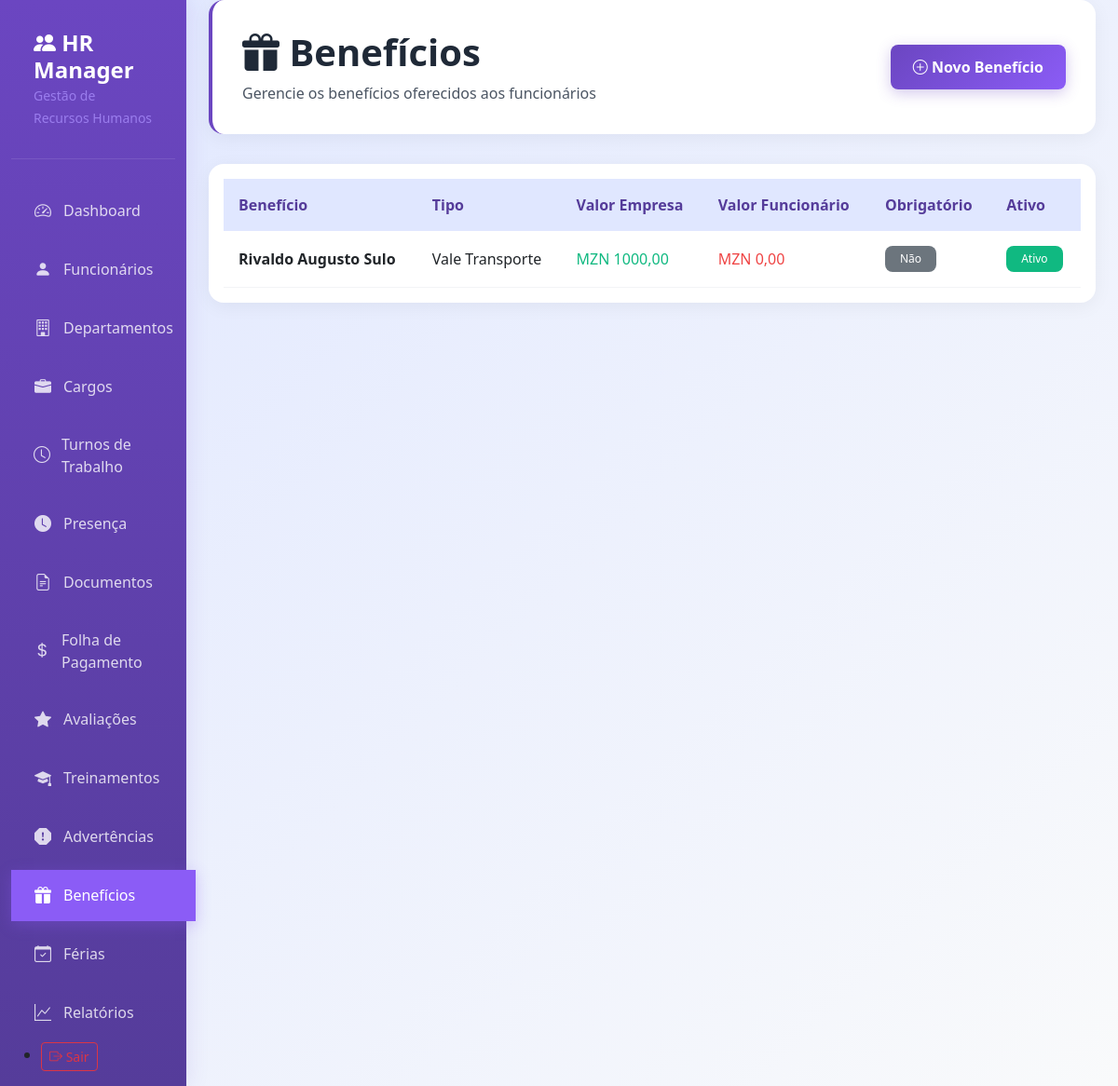
Page /beneficios/ (signed in) on the committed database.
### rh/models.py (models this page shows, shortened)
class Beneficio(models.Model):
    TIPO_BENEFICIO = [
        ('Plano_Saude', 'Plano de Saúde'),
        ('Vale_Transporte', 'Vale Transporte'),
        ('Vale_Alimentacao', 'Vale Alimentação'),
        ('Vale_Refeicao', 'Vale Refeição'),
        ('Auxilio_Creche', 'Auxílio Creche'),
        ('Auxilio_Educacao', 'Auxílio Educação'),
        ('Seguro_Vida', 'Seguro de Vida'),
        ('Outro', 'Outro'),
    ]
    empresa = models.ForeignKey(Empresa, on_delete=models.CASCADE)
    nome = models.CharField(max_length=100, verbose_name='Nome do Benefício')
    tipo = models.CharField(max_length=30, choices=TIPO_BENEFICIO, verbose_name='Tipo')
    descricao = models.TextField(blank=True, verbose_name='Descrição')
    valor_empresa = models.DecimalField(max_digits=10, decimal_places=2, default=0, verbose_name='Valor Pago pela Empresa')
    valor_funcionario = models.DecimalField(max_digits=10, decimal_places=2, default=0, verbose_name='Valor Descontado do Funcionário')
    obrigatorio = models.BooleanField(default=False, verbose_name='Obrigatório')
    ativo = models.BooleanField(default=True, verbose_name='Ativo')
    funcionarios = models.ManyToManyField(Funcionario, through='BeneficioFuncionario',
                                          related_name='beneficios', verbose_name='Funcionários')
    criado_em = models.DateTimeField(auto_now_add=True, verbose_name='Criado em')
    class Meta:
        verbose_name = 'Benefício'
        verbose_name_plural = 'Benefícios'
        ordering = ['nome']

### rh/views.py (the view)
# urls.py: path('beneficios/', views.BeneficioListView.as_view(), name='beneficio_list'),
class BeneficioListView(LoginRequiredMixin, ListView):
    model = Beneficio
    template_name = 'rh/beneficio_list.html'
    context_object_name = 'beneficios'
    paginate_by = 10
    def get_queryset(self):
        empresa = self.request.user.empresa
        return Beneficio.objects.filter(empresa=empresa, ativo=True).order_by('nome')

### templates/rh/beneficio_list.html (shortened to what this page needs)
{% extends 'base.html' %}
{% block content %}
<div class="page-header">
    <div class="row align-items-center">
        <div class="col">
            <h1><i class="bi bi-gift-fill"></i> Benefícios</h1>
            <p>Gerencie os benefícios oferecidos aos funcionários</p>
        </div>
        <div class="col-auto">
            <a href="{% url 'beneficio_create' %}" class="btn btn-primary">
                <i class="bi bi-plus-circle"></i> Novo Benefício
            </a>
        </div>
    </div>
</div>
<div class="card">
    <div class="card-body">
        <div class="table-responsive">
            <table class="table table-hover">
                <thead>
                    <tr>
                        <th>Benefício</th>
                        <th>Tipo</th>
                        <th>Valor Empresa</th>
                        <th>Valor Funcionário</th>
                        <th>Obrigatório</th>
                        <th>Ativo</th>
                    </tr>
                </thead>
                <tbody>
                    {% for beneficio in page_obj %}
                    <tr>
                        <td>
                            <strong>{{ beneficio.nome }}</strong>
                            <br><small class="text-muted">{{ beneficio.descricao|truncatechars:50 }}</small>
                        </td>
                        <td>{{ beneficio.get_tipo_display }}</td>
                        <td class="text-success">MZN {{ beneficio.valor_empresa|floatformat:2 }}</td>
                        <td class="text-danger">MZN {{ beneficio.valor_funcionario|floatformat:2 }}</td>
                        <td>
                            {% if beneficio.obrigatorio %}
                                <span class="badge bg-success">Sim</span>
                            {% else %}
                                <span class="badge bg-secondary">Não</span>
                            {% endif %}
                        </td>
                        <td>
                            {% if beneficio.ativo %}
                                <span class="badge bg-success">Ativo</span>
                            {% else %}
                                <span class="badge bg-danger">Inativo</span>
                            {% endif %}
                        </td>
                    </tr>
                    {% endfor %}
                </tbody>
            </table>
        </div>
    </div>
</div>
{% endblock %}

### templates/base.html (style rules this page uses)
:root { --primary-purple: #6B46C1; --primary-purple-dark: #553C9A; --primary-purple-light: #8B5CF6; --secondary-purple: #A78BFA; --light-purple: #E0E7FF; --white: #FFFFFF; --gray-50: #F9FAFB; --gray-100: #F3F4F6; --gray-200: #E5E7EB; --gray-600: #4B5563; --gray-800: #1F2937; --success: #10B981; --warning: #F59E0B; --danger: #EF4444; }
* { margin: 0; padding: 0; box-sizing: border-box; }
body { font-family: 'Segoe UI', Tahoma, Geneva, Verdana, sans-serif; background: linear-gradient(135deg, var(--light-purple) 0%, var(--gray-50) 100%); min-height: 100vh; }
.page-header { background: var(--white); padding: 2rem; border-radius: 1rem; box-shadow: 0 4px 20px rgba(0, 0, 0, 0.05); margin-bottom: 2rem; border-left: 4px solid var(--primary-purple); }
.page-header h1 { color: var(--gray-800); font-weight: 700; margin-bottom: 0.5rem; }
.page-header p { color: var(--gray-600); margin: 0; }
.card { background: var(--white); border: none; border-radius: 1rem; box-shadow: 0 4px 20px rgba(0, 0, 0, 0.05); transition: all 0.3s ease; overflow: hidden; }
.btn-primary { background: linear-gradient(135deg, var(--primary-purple) 0%, var(--primary-purple-light) 100%); border: none; padding: 0.75rem 1.5rem; border-radius: 0.5rem; font-weight: 600; transition: all 0.3s ease; box-shadow: 0 4px 15px rgba(107, 70, 193, 0.3); }
.table { margin-bottom: 0; }
.table th { background: var(--light-purple); color: var(--primary-purple-dark); font-weight: 600; border: none; padding: 1rem; }
.table td { padding: 1rem; vertical-align: middle; border-color: var(--gray-100); }
.badge { padding: 0.5rem 1rem; border-radius: 0.5rem; font-weight: 500; }
.bg-success { background: var(--success) !important; }
.text-success { color: var(--success) !important; }
.text-danger { color: var(--danger) !important; }

### rows in the picture
Beneficio: nome "Rivaldo Augusto Sulo", tipo "Vale Transporte", valor_empresa "1000,00", valor_funcionario "0,00", obrigatorio "Não", ativo "Ativo"
